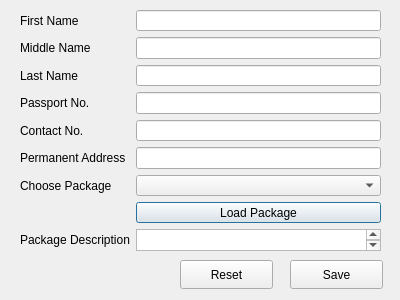
<?xml version="1.0" encoding="UTF-8"?>
<ui version="4.0">
 <class>RegisterTourist</class>
 <widget class="QDialog" name="RegisterTourist">
  <property name="geometry">
   <rect>
    <x>0</x>
    <y>0</y>
    <width>400</width>
    <height>300</height>
   </rect>
  </property>
  <property name="maximumSize">
   <size>
    <width>400</width>
    <height>300</height>
   </size>
  </property>
  <property name="windowTitle">
   <string>Register Tourist</string>
  </property>
  <widget class="QWidget" name="formLayoutWidget">
   <property name="geometry">
    <rect>
     <x>20</x>
     <y>10</y>
     <width>361</width>
     <height>241</height>
    </rect>
   </property>
   <layout class="QFormLayout" name="formLayout">
    <item row="0" column="0">
     <widget class="QLabel" name="label">
      <property name="text">
       <string>First Name</string>
      </property>
     </widget>
    </item>
    <item row="0" column="1">
     <widget class="QLineEdit" name="txtFirstName"/>
    </item>
    <item row="1" column="0">
     <widget class="QLabel" name="label_2">
      <property name="text">
       <string>Middle Name</string>
      </property>
     </widget>
    </item>
    <item row="1" column="1">
     <widget class="QLineEdit" name="txtMiddleName"/>
    </item>
    <item row="2" column="0">
     <widget class="QLabel" name="label_3">
      <property name="text">
       <string>Last Name</string>
      </property>
     </widget>
    </item>
    <item row="2" column="1">
     <widget class="QLineEdit" name="txtLastName"/>
    </item>
    <item row="3" column="0">
     <widget class="QLabel" name="label_4">
      <property name="text">
       <string>Passport No.</string>
      </property>
     </widget>
    </item>
    <item row="3" column="1">
     <widget class="QLineEdit" name="txtPassportNumber"/>
    </item>
    <item row="4" column="0">
     <widget class="QLabel" name="label_5">
      <property name="text">
       <string>Contact No.</string>
      </property>
     </widget>
    </item>
    <item row="4" column="1">
     <widget class="QLineEdit" name="txtContactNumber"/>
    </item>
    <item row="5" column="0">
     <widget class="QLabel" name="label_6">
      <property name="text">
       <string>Permanent Address</string>
      </property>
     </widget>
    </item>
    <item row="5" column="1">
     <widget class="QLineEdit" name="txtPermanentAddress"/>
    </item>
    <item row="6" column="0">
     <widget class="QLabel" name="label_7">
      <property name="text">
       <string>Choose Package</string>
      </property>
     </widget>
    </item>
    <item row="6" column="1">
     <widget class="QComboBox" name="cmbChoosePackage"/>
    </item>
    <item row="8" column="1">
     <widget class="QTextEdit" name="txtPackageDescription"/>
    </item>
    <item row="8" column="0">
     <widget class="QLabel" name="label_8">
      <property name="text">
       <string>Package Description</string>
      </property>
     </widget>
    </item>
    <item row="7" column="1">
     <widget class="QPushButton" name="btnLoadPackage">
      <property name="text">
       <string>Load Package</string>
      </property>
     </widget>
    </item>
   </layout>
  </widget>
  <widget class="QPushButton" name="btnSave">
   <property name="geometry">
    <rect>
     <x>290</x>
     <y>260</y>
     <width>93</width>
     <height>29</height>
    </rect>
   </property>
   <property name="text">
    <string>Save</string>
   </property>
  </widget>
  <widget class="QPushButton" name="btnReset">
   <property name="geometry">
    <rect>
     <x>180</x>
     <y>260</y>
     <width>93</width>
     <height>29</height>
    </rect>
   </property>
   <property name="text">
    <string>Reset</string>
   </property>
  </widget>
 </widget>
 <resources/>
 <connections/>
</ui>
